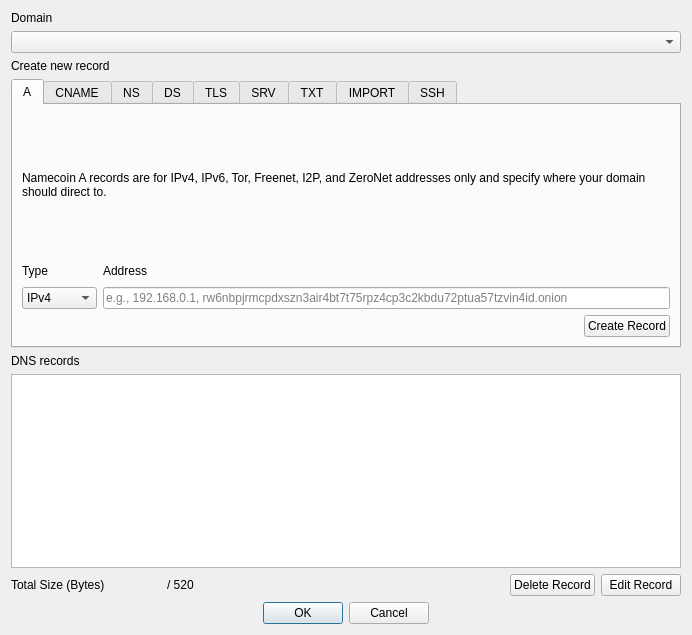
<?xml version="1.0" encoding="UTF-8"?>
<ui version="4.0">
 <class>DNSDialog</class>
 <widget class="QDialog" name="DNSDialog">
  <property name="geometry">
   <rect>
    <x>0</x>
    <y>0</y>
    <width>692</width>
    <height>635</height>
   </rect>
  </property>
  <property name="windowTitle">
   <string>DNS Builder</string>
  </property>
  <property name="modal">
   <bool>true</bool>
  </property>
  <layout class="QVBoxLayout" name="verticalLayout">
   <item>
    <layout class="QVBoxLayout" name="verticalLayout_15">
     <item>
      <widget class="QLabel" name="labelDomain">
       <property name="text">
        <string>Domain</string>
       </property>
      </widget>
     </item>
     <item>
      <widget class="QComboBox" name="comboDomain"/>
     </item>
    </layout>
   </item>
   <item>
    <widget class="QLabel" name="labelCreateRecord">
     <property name="text">
      <string>Create new record</string>
     </property>
     <property name="textFormat">
      <enum>Qt::PlainText</enum>
     </property>
    </widget>
   </item>
   <item>
    <widget class="QTabWidget" name="tabRecords">
     <property name="maximumSize">
      <size>
       <width>16777215</width>
       <height>269</height>
      </size>
     </property>
     <property name="currentIndex">
      <number>0</number>
     </property>
     <widget class="QWidget" name="tabA">
      <attribute name="title">
       <string>A</string>
      </attribute>
      <layout class="QVBoxLayout" name="verticalLayout_Main">
       <item>
        <widget class="QLabel" name="labelADesc">
         <property name="maximumSize">
          <size>
           <width>16777215</width>
           <height>16777215</height>
          </size>
         </property>
         <property name="text">
          <string>Namecoin A records are for IPv4, IPv6, Tor, Freenet, I2P, and ZeroNet addresses only and specify where your domain should direct to.</string>
         </property>
         <property name="wordWrap">
          <bool>true</bool>
         </property>
        </widget>
       </item>
       <item>
        <layout class="QHBoxLayout" name="horizontalLayout_2">
         <item>
          <layout class="QVBoxLayout" name="verticalLayout_3">
           <item>
            <widget class="QLabel" name="labelHostType">
             <property name="maximumSize">
              <size>
               <width>16777215</width>
               <height>20</height>
              </size>
             </property>
             <property name="text">
              <string>Type</string>
             </property>
            </widget>
           </item>
           <item>
            <widget class="QComboBox" name="comboHostType">
             <item>
              <property name="text">
               <string>IPv4</string>
              </property>
             </item>
             <item>
              <property name="text">
               <string>IPv6</string>
              </property>
             </item>
             <item>
              <property name="text">
               <string>Tor</string>
              </property>
             </item>
             <item>
              <property name="text">
               <string>Freenet</string>
              </property>
             </item>
             <item>
              <property name="text">
               <string>I2P</string>
              </property>
             </item>
             <item>
              <property name="text">
               <string>ZeroNet</string>
              </property>
             </item>
            </widget>
           </item>
          </layout>
         </item>
         <item>
          <layout class="QVBoxLayout" name="verticalLayout_8">
           <item>
            <widget class="QLabel" name="labelAHostname">
             <property name="maximumSize">
              <size>
               <width>16777215</width>
               <height>20</height>
              </size>
             </property>
             <property name="text">
              <string>Address</string>
             </property>
            </widget>
           </item>
           <item>
            <widget class="QValidatedLineEdit" name="editAHostname">
             <property name="text">
              <string/>
             </property>
             <property name="placeholderText">
              <string>e.g., 192.168.0.1, rw6nbpjrmcpdxszn3air4bt7t75rpz4cp3c2kbdu72ptua57tzvin4id.onion</string>
             </property>
            </widget>
           </item>
          </layout>
         </item>
        </layout>
       </item>
       <item>
        <layout class="QHBoxLayout" name="horizontalLayout_3">
         <item>
          <spacer name="horizontalSpacer">
           <property name="orientation">
            <enum>Qt::Horizontal</enum>
           </property>
           <property name="sizeHint" stdset="0">
            <size>
             <width>40</width>
             <height>20</height>
            </size>
           </property>
          </spacer>
         </item>
         <item>
          <widget class="QPushButton" name="btnACreate">
           <property name="text">
            <string>Create Record</string>
           </property>
          </widget>
         </item>
        </layout>
       </item>
      </layout>
     </widget>
     <widget class="QWidget" name="tabCNAME">
      <attribute name="title">
       <string>CNAME</string>
      </attribute>
      <layout class="QVBoxLayout" name="verticalLayout_Network">
       <item>
        <widget class="QLabel" name="labelCNAMEDesc">
         <property name="text">
          <string>CNAME records act as an alias by mapping a hostname to another hostname. Absolute domain names must end with a dot (.).</string>
         </property>
         <property name="wordWrap">
          <bool>true</bool>
         </property>
        </widget>
       </item>
       <item>
        <layout class="QHBoxLayout" name="horizontalLayout_6">
         <!-- TODO: Reconcile this with Namecoin Core, which includes a "Hostname" field. -->
         <!--<item>
          <layout class="QVBoxLayout" name="verticalLayout_11">
           <item>
            <widget class="QLabel" name="labelCNAMEHost">
             <property name="maximumSize">
              <size>
               <width>16777215</width>
               <height>20</height>
              </size>
             </property>
             <property name="text">
              <string>Hostname</string>
             </property>
            </widget>
           </item>
           <item>
            <widget class="QValidatedLineEdit" name="editCNAMEHost">
             <property name="placeholderText">
              <string>e.g., www, mail</string>
             </property>
            </widget>
           </item>
          </layout>
         </item>-->
         <item>
          <layout class="QVBoxLayout" name="verticalLayout_12">
           <item>
            <widget class="QLabel" name="labelCNAMEAlias">
             <property name="maximumSize">
              <size>
               <width>16777215</width>
               <height>20</height>
              </size>
             </property>
             <property name="text">
              <string>Alias of</string>
             </property>
            </widget>
           </item>
           <item>
            <widget class="QValidatedLineEdit" name="editCNAMEAlias">
             <property name="text">
              <string/>
             </property>
             <property name="placeholderText">
              <string>e.g., namecoin.bit.</string>
             </property>
            </widget>
           </item>
          </layout>
         </item>
        </layout>
       </item>
       <item>
        <layout class="QHBoxLayout" name="horizontalLayout_7">
         <item>
          <spacer name="horizontalSpacer_3">
           <property name="orientation">
            <enum>Qt::Horizontal</enum>
           </property>
           <property name="sizeHint" stdset="0">
            <size>
             <width>40</width>
             <height>20</height>
            </size>
           </property>
          </spacer>
         </item>
         <item>
          <widget class="QPushButton" name="btnCNAMECreate">
           <property name="text">
            <string>Create Record</string>
           </property>
          </widget>
         </item>
        </layout>
       </item>
      </layout>
     </widget>
     <!--
     <widget class="QWidget" name="tabSOARP">
      <attribute name="title">
       <string>SOA/RP</string>
      </attribute>
      <layout class="QVBoxLayout" name="verticalLayout_Window">
       <item>
        <widget class="QLabel" name="labelSOARPDesc">
         <property name="text">
          <string>Domain holder e-mail address and/or information. (This is recommended at the domain level and will be inserted into the SOA record of DNS bridges.)</string>
         </property>
         <property name="wordWrap">
          <bool>true</bool>
         </property>
        </widget>
       </item>
       <item>
        <layout class="QVBoxLayout" name="verticalLayout_19">
         <item>
          <widget class="QLabel" name="labelSOARPEmail">
           <property name="text">
            <string>Email</string>
           </property>
          </widget>
         </item>
         <item>
          <widget class="QValidatedLineEdit" name="editSOARPEmail">
           <property name="placeholderText">
            <string>e.g., email@host.domain</string>
           </property>
          </widget>
         </item>
         <item>
          <widget class="QLabel" name="labelSOARPInfo">
           <property name="text">
            <string>Info</string>
           </property>
          </widget>
         </item>
         <item>
          <widget class="QLineEdit" name="editSOARPInfo">
           <property name="placeholderText">
            <string>e.g., Example Name</string>
           </property>
          </widget>
         </item>
        </layout>
       </item>
       <item>
        <layout class="QHBoxLayout" name="horizontalLayout_4">
         <item>
          <spacer name="horizontalSpacer_2">
           <property name="orientation">
            <enum>Qt::Horizontal</enum>
           </property>
           <property name="sizeHint" stdset="0">
            <size>
             <width>40</width>
             <height>20</height>
            </size>
           </property>
          </spacer>
         </item>
         <item>
          <widget class="QPushButton" name="btnSOARPCreate">
           <property name="text">
            <string>Create Record</string>
           </property>
          </widget>
         </item>
        </layout>
       </item>
      </layout>
     </widget>
     <widget class="QWidget" name="tabDNAME">
      <attribute name="title">
       <string>DNAME</string>
      </attribute>
      <layout class="QVBoxLayout" name="verticalLayout_Display">
       <item>
        <widget class="QLabel" name="labelDNAMEDesc">
         <property name="text">
          <string>Specifies that all subdomains of this name are translated to the given string before lookup. As with CNAME, absolute domain names must end with a dot (.).</string>
         </property>
         <property name="wordWrap">
          <bool>true</bool>
         </property>
        </widget>
       </item>
       <item>
        <widget class="QValidatedLineEdit" name="editDNAMEHost">
         <property name="placeholderText">
          <string>e.g., otherhost.bit.</string>
         </property>
        </widget>
       </item>
       <item>
        <layout class="QHBoxLayout" name="horizontalLayout_1_Display">
         <item>
          <spacer name="horizontalSpacer_4">
           <property name="orientation">
            <enum>Qt::Horizontal</enum>
           </property>
           <property name="sizeHint" stdset="0">
            <size>
             <width>40</width>
             <height>20</height>
            </size>
           </property>
          </spacer>
         </item>
         <item>
          <widget class="QPushButton" name="btnDNAMECreate">
           <property name="text">
            <string>Create Record</string>
           </property>
          </widget>
         </item>
        </layout>
       </item>
      </layout>
     </widget>
     -->
     <widget class="QWidget" name="tabNS">
      <property name="autoFillBackground">
       <bool>false</bool>
      </property>
      <attribute name="title">
       <string>NS</string>
      </attribute>
      <layout class="QVBoxLayout" name="verticalLayout_2" stretch="0,0,0">
       <item>
        <widget class="QLabel" name="labelNSDesc">
         <property name="text">
          <!-- TODO: Reconcile this text with Namecoin Core, which recommends listing multiple nameservers at once. -->
          <string>Master nameserver of the configured domain. Note that this delegates all IP related responsibility of this domain and its sub-domains to the master server, effectively bypassing other settings (e.g. A records). Absolute domains must end in a dot (.). IP addresses are not allowed.</string>
         </property>
         <property name="wordWrap">
          <bool>true</bool>
         </property>
        </widget>
       </item>
       <item>
        <widget class="QValidatedLineEdit" name="editNSHosts">
         <property name="placeholderText">
          <string>e.g., ns1.myserver.net.</string>
         </property>
        </widget>
       </item>
       <item>
        <layout class="QHBoxLayout" name="horizontalLayout_5">
         <item>
          <spacer name="horizontalSpacer_5">
           <property name="orientation">
            <enum>Qt::Horizontal</enum>
           </property>
           <property name="sizeHint" stdset="0">
            <size>
             <width>40</width>
             <height>20</height>
            </size>
           </property>
          </spacer>
         </item>
         <item>
          <widget class="QPushButton" name="btnNSCreate">
           <property name="text">
            <string>Create Record</string>
           </property>
          </widget>
         </item>
        </layout>
       </item>
      </layout>
     </widget>
     <widget class="QWidget" name="tabDS">
      <attribute name="title">
       <string>DS</string>
      </attribute>
      <layout class="QVBoxLayout" name="verticalLayout_5">
       <item>
        <widget class="QLabel" name="labelDSDesc">
         <property name="text">
          <string>DNSSEC fingerprints for securing the domain when used with DNS via NS. Format roughly mirrors RFC3658. </string>
         </property>
         <property name="wordWrap">
          <bool>true</bool>
         </property>
        </widget>
       </item>
       <item>
        <layout class="QHBoxLayout" name="horizontalLayout_8">
         <item>
          <layout class="QVBoxLayout" name="verticalLayout_6">
           <item>
            <widget class="QLabel" name="labelDSKeyTag">
             <property name="maximumSize">
              <size>
               <width>16777215</width>
               <height>20</height>
              </size>
             </property>
             <property name="text">
              <string>Keytag</string>
             </property>
            </widget>
           </item>
           <item>
            <widget class="QValidatedLineEdit" name="editDSKeyTag">
             <property name="placeholderText">
              <string>e.g., 31381</string>
             </property>
            </widget>
           </item>
          </layout>
         </item>
         <item>
          <layout class="QVBoxLayout" name="verticalLayout_7">
           <item>
            <widget class="QLabel" name="labelDSAlgorithm">
             <property name="maximumSize">
              <size>
               <width>75</width>
               <height>20</height>
              </size>
             </property>
             <property name="text">
              <string>Algorithm</string>
             </property>
            </widget>
           </item>
           <item>
            <widget class="QValidatedLineEdit" name="editDSAlgorithm">
             <property name="maximumSize">
              <size>
               <width>75</width>
               <height>16777215</height>
              </size>
             </property>
             <property name="placeholderText">
              <string>e.g., 8</string>
             </property>
            </widget>
           </item>
          </layout>
         </item>
         <item>
          <layout class="QVBoxLayout" name="verticalLayout_10">
           <item>
            <widget class="QLabel" name="labelDSHashType">
             <property name="maximumSize">
              <size>
               <width>75</width>
               <height>20</height>
              </size>
             </property>
             <property name="text">
              <string>HashType</string>
             </property>
            </widget>
           </item>
           <item>
            <widget class="QValidatedLineEdit" name="editDSHashType">
             <property name="maximumSize">
              <size>
               <width>75</width>
               <height>16777215</height>
              </size>
             </property>
             <property name="placeholderText">
              <string>e.g., 1</string>
             </property>
            </widget>
           </item>
          </layout>
         </item>
         <item>
          <layout class="QVBoxLayout" name="verticalLayout_14">
           <item>
            <widget class="QLabel" name="labelDSHash">
             <property name="maximumSize">
              <size>
               <width>16777215</width>
               <height>20</height>
              </size>
             </property>
             <property name="text">
              <string>Hash (Base64)</string>
             </property>
            </widget>
           </item>
           <item>
            <widget class="QValidatedLineEdit" name="editDSHash">
             <property name="placeholderText">
              <string>e.g., pA1W...ceTI=</string>
             </property>
            </widget>
           </item>
          </layout>
         </item>
        </layout>
       </item>
       <item>
        <layout class="QHBoxLayout" name="horizontalLayout_9">
         <item>
          <spacer name="horizontalSpacer_6">
           <property name="orientation">
            <enum>Qt::Horizontal</enum>
           </property>
           <property name="sizeHint" stdset="0">
            <size>
             <width>40</width>
             <height>20</height>
            </size>
           </property>
          </spacer>
         </item>
         <item>
          <widget class="QPushButton" name="btnDSCreate">
           <property name="text">
            <string>Create Record</string>
           </property>
          </widget>
         </item>
        </layout>
       </item>
      </layout>
     </widget>
     <widget class="QWidget" name="tabTLS">
      <attribute name="title">
       <string>TLS</string>
      </attribute>
      <layout class="QVBoxLayout" name="verticalLayout_9">
       <item>
        <widget class="QLabel" name="labelTLSDesc">
         <property name="text">
          <string>A TLS record authenticates TLS servers without a public certificate authority.  For compatibility with ncp11 (e.g. Tor Browser), leave all settings other than Certificate Association Data at their default.</string>
         </property>
         <property name="wordWrap">
          <bool>true</bool>
         </property>
        </widget>
       </item>
       <item>
        <layout class="QHBoxLayout" name="horizontalLayout_15">
         <item>
          <layout class="QVBoxLayout" name="verticalLayout_25">
           <item>
            <widget class="QLabel" name="labelTLSProto">
             <property name="maximumSize">
              <size>
               <width>16777215</width>
               <height>20</height>
              </size>
             </property>
             <property name="text">
              <string>Proto</string>
             </property>
            </widget>
           </item>
           <item>
            <widget class="QLineEdit" name="editTLSProto">
             <property name="placeholderText">
              <string>e.g., tcp</string>
             </property>
             <property name="text">
              <string>tcp</string>
             </property>
            </widget>
           </item>
          </layout>
         </item>
         <item>
          <layout class="QVBoxLayout" name="verticalLayout_18">
           <item>
            <widget class="QLabel" name="labelTLSPort">
             <property name="maximumSize">
              <size>
               <width>16777215</width>
               <height>20</height>
              </size>
             </property>
             <property name="text">
              <string>Port</string>
             </property>
            </widget>
           </item>
           <item>
            <widget class="QLineEdit" name="editTLSPort">
             <property name="placeholderText">
              <string>e.g., 443</string>
             </property>
             <property name="text">
              <string>443</string>
             </property>
            </widget>
           </item>
          </layout>
         </item>
         <item>
          <layout class="QVBoxLayout" name="verticalLayout_13">
           <item>
            <widget class="QLabel" name="labelTLSCertUsage">
             <property name="maximumSize">
              <size>
               <width>16777215</width>
               <height>20</height>
              </size>
             </property>
             <property name="text">
              <string>Cert. Usage</string>
             </property>
            </widget>
           </item>
           <item>
            <widget class="QValidatedLineEdit" name="editTLSCertUsage">
             <property name="placeholderText">
              <string>e.g., 2</string>
             </property>
             <property name="text">
              <string>2</string>
             </property>
            </widget>
           </item>
          </layout>
         </item>
         <item>
          <layout class="QVBoxLayout" name="verticalLayout_16">
           <item>
            <widget class="QLabel" name="labelTLSSelector">
             <property name="maximumSize">
              <size>
               <width>16777215</width>
               <height>20</height>
              </size>
             </property>
             <property name="text">
              <string>Selector</string>
             </property>
            </widget>
           </item>
           <item>
            <widget class="QValidatedLineEdit" name="editTLSSelector">
             <property name="placeholderText">
              <string>e.g., 1</string>
             </property>
             <property name="text">
              <string>1</string>
             </property>
            </widget>
           </item>
          </layout>
         </item>
         <item>
          <layout class="QVBoxLayout" name="verticalLayout_17">
           <item>
            <widget class="QLabel" name="labelTLSMatchingType">
             <property name="maximumSize">
              <size>
               <width>16777215</width>
               <height>20</height>
              </size>
             </property>
             <property name="text">
              <string>Matching Type</string>
             </property>
            </widget>
           </item>
           <item>
            <widget class="QValidatedLineEdit" name="editTLSMatchingType">
             <property name="placeholderText">
              <string>e.g., 0</string>
             </property>
             <property name="text">
              <string>0</string>
             </property>
            </widget>
           </item>
          </layout>
         </item>
        </layout>
       </item>
       <item>
        <widget class="QLabel" name="label_24">
         <property name="text">
          <string>Certificate Association Data (Base64)</string>
         </property>
        </widget>
       </item>
       <item>
        <widget class="QPlainTextEdit" name="editTLSData">
         <property name="placeholderText">
          <string>e.g., MFkwEwYHKoZIzj0CAQYIKoZIzj0DAQcDQgAEURoQKhqi6Sghol6CAPyw/YgO4tK1IrAkWe/QT1VouB9toJSBmR7BxmsIPS+OAaFwaLNhyV5K4cAED8HZTaYwWQ==</string>
         </property>
        </widget>
       </item>
       <item>
        <layout class="QHBoxLayout" name="horizontalLayout_16">
         <item>
          <spacer name="horizontalSpacer_8">
           <property name="orientation">
            <enum>Qt::Horizontal</enum>
           </property>
           <property name="sizeHint" stdset="0">
            <size>
             <width>40</width>
             <height>20</height>
            </size>
           </property>
          </spacer>
         </item>
         <item>
          <widget class="QPushButton" name="btnTLSCreate">
           <property name="text">
            <string>Create Record</string>
           </property>
          </widget>
         </item>
        </layout>
       </item>
      </layout>
     </widget>
     <widget class="QWidget" name="tabSRV">
      <attribute name="title">
       <string>SRV</string>
      </attribute>
      <layout class="QVBoxLayout" name="verticalLayout_20">
       <item>
        <widget class="QLabel" name="labelSRVDesc">
         <property name="text">
          <string>Used to identify hosts that support particular services (e.g., IMAP, POP, SMTP, XMPP, Matrix, or Mumble). In the host field, absolute domain names must end with a dot (.).</string>
         </property>
         <property name="wordWrap">
          <bool>true</bool>
         </property>
        </widget>
       </item>
       <item>
        <layout class="QHBoxLayout" name="horizontalLayout_11">
         <item>
          <layout class="QVBoxLayout" name="verticalLayout_21">
           <item>
            <widget class="QLabel" name="labelSRVPriority">
             <property name="maximumSize">
              <size>
               <width>55</width>
               <height>20</height>
              </size>
             </property>
             <property name="text">
              <string>Priority</string>
             </property>
            </widget>
           </item>
           <item>
            <widget class="QValidatedLineEdit" name="editSRVPriority">
             <property name="maximumSize">
              <size>
               <width>80</width>
               <height>16777215</height>
              </size>
             </property>
             <property name="placeholderText">
              <string>e.g., 10</string>
             </property>
            </widget>
           </item>
          </layout>
         </item>
         <item>
          <layout class="QVBoxLayout" name="verticalLayout_23">
           <item>
            <widget class="QLabel" name="labelSRVWeight">
             <property name="maximumSize">
              <size>
               <width>90</width>
               <height>20</height>
              </size>
             </property>
             <property name="text">
              <string>Weight</string>
             </property>
            </widget>
           </item>
           <item>
            <widget class="QValidatedLineEdit" name="editSRVWeight">
             <property name="maximumSize">
              <size>
               <width>90</width>
               <height>16777215</height>
              </size>
             </property>
             <property name="placeholderText">
              <string>e.g., 100</string>
             </property>
            </widget>
           </item>
          </layout>
         </item>
         <item>
          <layout class="QVBoxLayout" name="verticalLayout_24">
           <item>
            <widget class="QLabel" name="labelSRVPort">
             <property name="maximumSize">
              <size>
               <width>55</width>
               <height>20</height>
              </size>
             </property>
             <property name="text">
              <string>Port</string>
             </property>
            </widget>
           </item>
           <item>
            <widget class="QValidatedLineEdit" name="editSRVPort">
             <property name="maximumSize">
              <size>
               <width>75</width>
               <height>16777215</height>
              </size>
             </property>
             <property name="placeholderText">
              <string>e.g., 443</string>
             </property>
            </widget>
           </item>
          </layout>
         </item>
         <item>
          <layout class="QVBoxLayout" name="verticalLayout_26">
           <item>
            <widget class="QLabel" name="labelSRVHost">
             <property name="maximumSize">
              <size>
               <width>16777215</width>
               <height>20</height>
              </size>
             </property>
             <property name="text">
              <string>Host</string>
             </property>
            </widget>
           </item>
           <item>
            <widget class="QValidatedLineEdit" name="editSRVHost">
             <property name="placeholderText">
              <string>e.g., namecoin.bit.</string>
             </property>
            </widget>
           </item>
          </layout>
         </item>
        </layout>
       </item>
       <item>
        <layout class="QHBoxLayout" name="horizontalLayout_17">
         <item>
          <spacer name="horizontalSpacer_9">
           <property name="orientation">
            <enum>Qt::Horizontal</enum>
           </property>
           <property name="sizeHint" stdset="0">
            <size>
             <width>40</width>
             <height>20</height>
            </size>
           </property>
          </spacer>
         </item>
         <item>
          <widget class="QPushButton" name="btnSRVCreate">
           <property name="text">
            <string>Create Record</string>
           </property>
          </widget>
         </item>
        </layout>
       </item>
      </layout>
     </widget>
     <widget class="QWidget" name="tabTXT">
      <attribute name="title">
       <string>TXT</string>
      </attribute>
      <layout class="QVBoxLayout" name="verticalLayout_22">
       <item>
        <widget class="QLabel" name="labelTXTDesc">
         <property name="text">
          <string>TXT records are used to associate a string of text with a hostname. These are primarily used for verification.

</string>
         </property>
         <property name="wordWrap">
          <bool>true</bool>
         </property>
        </widget>
       </item>
       <item>
        <widget class="QLineEdit" name="editTXTData">
         <property name="placeholderText">
          <string>Paste text string here</string>
         </property>
        </widget>
       </item>
       <item>
        <layout class="QHBoxLayout" name="horizontalLayout_12">
         <item>
          <spacer name="horizontalSpacer_10">
           <property name="orientation">
            <enum>Qt::Horizontal</enum>
           </property>
           <property name="sizeHint" stdset="0">
            <size>
             <width>40</width>
             <height>20</height>
            </size>
           </property>
          </spacer>
         </item>
         <item>
          <widget class="QPushButton" name="btnTXTCreate">
           <property name="text">
            <string>Create Record</string>
           </property>
          </widget>
         </item>
        </layout>
       </item>
      </layout>
     </widget>
     <widget class="QWidget" name="tabIMPORT">
      <attribute name="title">
       <string>IMPORT</string>
      </attribute>
      <layout class="QVBoxLayout" name="verticalLayout_27">
       <item>
        <widget class="QLabel" name="labelIMPORTDesc">
         <property name="text">
          <string>Imports specified entries from another Namecoin name and merges with the current one. Optionally, import entries and associate them with a designated subdomain.</string>
         </property>
         <property name="wordWrap">
          <bool>true</bool>
         </property>
        </widget>
       </item>
       <item>
        <layout class="QHBoxLayout" name="horizontalLayout_18">
         <item>
          <layout class="QVBoxLayout" name="verticalLayout_28">
           <item>
            <widget class="QLabel" name="labelIMPORTName">
             <property name="maximumSize">
              <size>
               <width>16777215</width>
               <height>20</height>
              </size>
             </property>
             <property name="text">
              <string>Namecoin Name</string>
             </property>
            </widget>
           </item>
           <item>
            <widget class="QValidatedLineEdit" name="editIMPORTName">
             <property name="placeholderText">
              <string>e.g., d/othername</string>
             </property>
            </widget>
           </item>
          </layout>
         </item>
         <item>
          <layout class="QVBoxLayout" name="verticalLayout_29">
           <item>
            <widget class="QLabel" name="labelIMPORTSubdomain">
             <property name="maximumSize">
              <size>
               <width>16777215</width>
               <height>20</height>
              </size>
             </property>
             <property name="text">
              <string>Subdomain (optional)</string>
             </property>
            </widget>
           </item>
           <item>
            <widget class="QValidatedLineEdit" name="editIMPORTSubdomain">
             <property name="placeholderText">
              <string>e.g., www</string>
             </property>
            </widget>
           </item>
          </layout>
         </item>
        </layout>
       </item>
       <item>
        <layout class="QHBoxLayout" name="horizontalLayout_13">
         <item>
          <spacer name="horizontalSpacer_11">
           <property name="orientation">
            <enum>Qt::Horizontal</enum>
           </property>
           <property name="sizeHint" stdset="0">
            <size>
             <width>40</width>
             <height>20</height>
            </size>
           </property>
          </spacer>
         </item>
         <item>
          <widget class="QPushButton" name="btnIMPORTCreate">
           <property name="text">
            <string>Create Record</string>
           </property>
          </widget>
         </item>
        </layout>
       </item>
      </layout>
     </widget>
     <widget class="QWidget" name="tabSSHFP">
      <attribute name="title">
       <string>SSH</string>
      </attribute>
      <layout class="QVBoxLayout" name="verticalLayout_30">
       <item>
        <widget class="QLabel" name="labelSSHFPDesc">
         <property name="text">
          <string>SSH records are used to identify an SSH server fingerprint associated with a domain.</string>
         </property>
        </widget>
       </item>
       <item>
        <layout class="QHBoxLayout" name="horizontalLayout_19">
         <item>
          <layout class="QVBoxLayout" name="verticalLayout_31">
           <item>
            <widget class="QLabel" name="labelSSHFPAlgorithm">
             <property name="maximumSize">
              <size>
               <width>80</width>
               <height>20</height>
              </size>
             </property>
             <property name="text">
              <string>Algorithm</string>
             </property>
            </widget>
           </item>
           <item>
            <widget class="QValidatedLineEdit" name="editSSHFPAlgorithm">
             <property name="maximumSize">
              <size>
               <width>80</width>
               <height>16777215</height>
              </size>
             </property>
             <property name="placeholderText">
              <string>e.g., 2</string>
             </property>
            </widget>
           </item>
          </layout>
         </item>
         <item>
          <layout class="QVBoxLayout" name="verticalLayout_33">
           <item>
            <widget class="QLabel" name="labelSSHFPFingerprintType">
             <property name="maximumSize">
              <size>
               <width>120</width>
               <height>20</height>
              </size>
             </property>
             <property name="text">
              <string>Fingerprint Type</string>
             </property>
            </widget>
           </item>
           <item>
            <widget class="QValidatedLineEdit" name="editSSHFPFingerprintType">
             <property name="maximumSize">
              <size>
               <width>120</width>
               <height>16777215</height>
              </size>
             </property>
             <property name="placeholderText">
              <string>e.g., 1</string>
             </property>
            </widget>
           </item>
          </layout>
         </item>
         <item>
          <layout class="QVBoxLayout" name="verticalLayout_34">
           <item>
            <widget class="QLabel" name="labelSSHFPFingerprint">
             <property name="maximumSize">
              <size>
               <width>16777215</width>
               <height>20</height>
              </size>
             </property>
             <property name="text">
              <string>Fingerprint (Base64)</string>
             </property>
            </widget>
           </item>
           <item>
            <widget class="QValidatedLineEdit" name="editSSHFPFingerprint">
             <property name="placeholderText">
              <string>e.g., EjRWeJq83vZ4kBI0VniavN72eJA=</string>
             </property>
            </widget>
           </item>
          </layout>
         </item>
        </layout>
       </item>
       <item>
        <layout class="QHBoxLayout" name="horizontalLayout_14">
         <item>
          <spacer name="horizontalSpacer_12">
           <property name="orientation">
            <enum>Qt::Horizontal</enum>
           </property>
           <property name="sizeHint" stdset="0">
            <size>
             <width>40</width>
             <height>20</height>
            </size>
           </property>
          </spacer>
         </item>
         <item>
          <widget class="QPushButton" name="btnSSHFPCreate">
           <property name="text">
            <string>Create Record</string>
           </property>
          </widget>
         </item>
        </layout>
       </item>
      </layout>
     </widget>
    </widget>
   </item>
   <item>
    <layout class="QVBoxLayout" name="layoutDNSRecords">
     <item>
      <widget class="QLabel" name="labelDNSRecords">
       <property name="text">
        <string>DNS records</string>
       </property>
      </widget>
     </item>
     <item>
      <!-- TODO: Reconcile this with Namecoin Core's version, which uses QListWidget -->
      <widget class="QTableView" name="listDNSRecords">
       <property name="minimumSize">
        <size>
         <width>0</width>
         <height>150</height>
        </size>
       </property>
      </widget>
     </item>
     <item>
      <layout class="QHBoxLayout" name="horizontalLayout_10">
       <item>
        <widget class="QLabel" name="totalSize">
         <property name="text">
          <string>Total Size (Bytes)</string>
         </property>
        </widget>
       </item>
       <item>
        <widget class="QLabel" name="labelBytes">
         <property name="minimumSize">
          <size>
           <width>50</width>
           <height>0</height>
          </size>
         </property>
         <property name="text">
          <string/>
         </property>
        </widget>
       </item>
       <item>
        <widget class="QLabel" name="labelOfTotal">
         <property name="text">
          <string>/ 520</string>
         </property>
        </widget>
       </item>
       <item>
        <spacer name="horizontalSpacer_7">
         <property name="orientation">
          <enum>Qt::Horizontal</enum>
         </property>
         <property name="sizeHint" stdset="0">
          <size>
           <width>40</width>
           <height>20</height>
          </size>
         </property>
        </spacer>
       </item>
       <item>
        <widget class="QPushButton" name="btnDeleteRecord">
         <property name="text">
          <string>Delete Record</string>
         </property>
        </widget>
       </item>
       <item>
        <widget class="QPushButton" name="btnEditRecord">
         <property name="text">
          <string>Edit Record</string>
         </property>
        </widget>
       </item>
      </layout>
     </item>
    </layout>
   </item>
   <item>
    <!-- TODO: Reconcile this with Namecoin Core's version (commented out below) -->
    <!-- TODO: Ask upstream Electrum to switch to QDialogButtonBox. -->
    <widget class="QDialogButtonBox" name="dialogButtons">
     <property name="centerButtons">
      <bool>true</bool>
     </property>
     <property name="standardButtons">
      <set>QDialogButtonBox::Cancel|QDialogButtonBox::Ok</set>
     </property>
    </widget>
    <!--<layout class="QHBoxLayout" name="horizontalLayout_Buttons">
     <item>
      <layout class="QVBoxLayout" name="verticalLayout_4">
       <item>
        <layout class="QHBoxLayout" name="horizontalLayout">
         <item>
          <widget class="QPushButton" name="btnOK">
           <property name="text">
            <string>&amp;OK</string>
           </property>
           <property name="autoDefault">
            <bool>false</bool>
           </property>
           <property name="default">
            <bool>true</bool>
           </property>
          </widget>
         </item>
         <item>
          <widget class="QPushButton" name="btnCancel">
           <property name="text">
            <string>&amp;Cancel</string>
           </property>
           <property name="autoDefault">
            <bool>false</bool>
           </property>
          </widget>
         </item>
        </layout>
       </item>
      </layout>
     </item>
    </layout>-->
   </item>
  </layout>
 </widget>
 <customwidgets>
  <customwidget>
   <class>QValidatedLineEdit</class>
   <extends>QLineEdit</extends>
   <header>qvalidatedlineedit.h</header>
  </customwidget>
 </customwidgets>
 <resources/>
 <connections/>
</ui>
